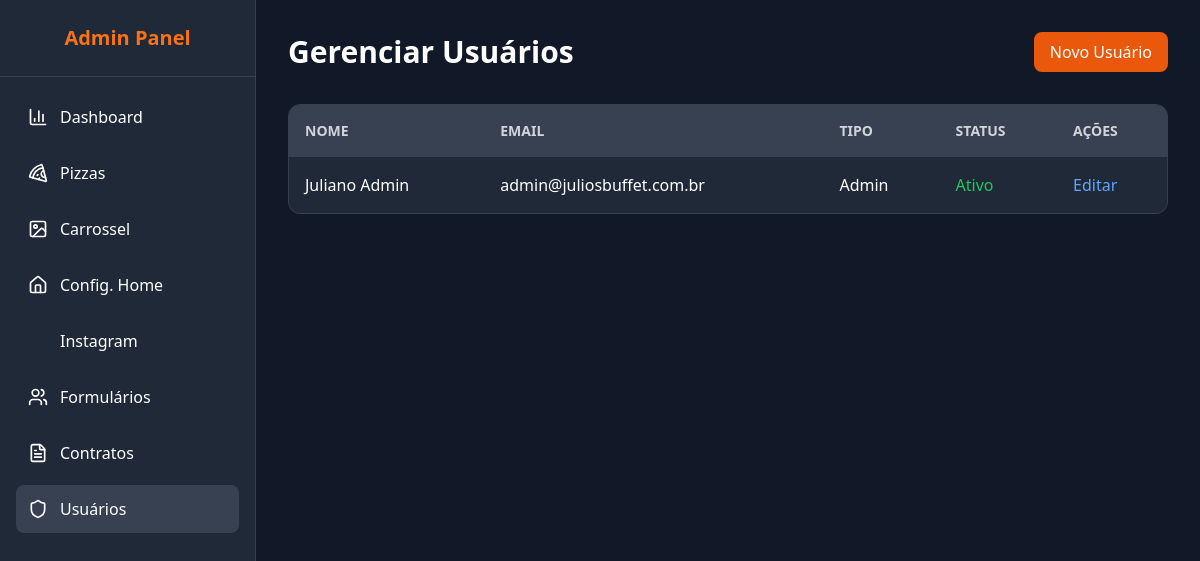
The page /admin/users.php (signed in) on the database its author committed.
### tables this page shows
CREATE TABLE IF NOT EXISTS usuarios (
    id VARCHAR(36) PRIMARY KEY,
    nome VARCHAR(255) NOT NULL,
    email VARCHAR(255) UNIQUE NOT NULL,
    senha VARCHAR(255) NOT NULL,
    tipo VARCHAR(50) DEFAULT 'user',
    ativo BOOLEAN DEFAULT TRUE,
    created_at TIMESTAMP DEFAULT CURRENT_TIMESTAMP,
    updated_at TIMESTAMP DEFAULT CURRENT_TIMESTAMP ON UPDATE CURRENT_TIMESTAMP
);

### admin/users.php (the view, shortened to what this page needs)
<?php
require_once '../includes/db.php';
$usuarios = $pdo->query("SELECT * FROM usuarios ORDER BY created_at DESC")->fetchAll();
?>
<!DOCTYPE html>
<html lang="pt-br">
<head>
    <script src="https://cdn.tailwindcss.com"></script>
</head>
<body class="bg-gray-900 text-white min-h-screen flex">
    <aside class="w-64 bg-gray-800 border-r border-gray-700 hidden md:flex flex-col">
        <div class="p-6 border-b border-gray-700 text-center"><h1 class="text-xl font-bold text-orange-500">Admin Panel</h1></div>
        <nav class="flex-1 p-4 space-y-2">
            <a href="index.php" class="flex items-center space-x-3 p-3 rounded-lg hover:bg-gray-700 transition-colors"><i data-lucide="bar-chart-3" class="w-5 h-5"></i><span>Dashboard</span></a>
            <a href="pizzas.php" class="flex items-center space-x-3 p-3 rounded-lg hover:bg-gray-700 transition-colors"><i data-lucide="pizza" class="w-5 h-5"></i><span>Pizzas</span></a>
            <a href="carousel.php" class="flex items-center space-x-3 p-3 rounded-lg hover:bg-gray-700 transition-colors"><i data-lucide="image" class="w-5 h-5"></i><span>Carrossel</span></a>
            <a href="home_config.php" class="flex items-center space-x-3 p-3 rounded-lg hover:bg-gray-700 transition-colors"><i data-lucide="home" class="w-5 h-5"></i><span>Config. Home</span></a>
            <a href="instagram.php" class="flex items-center space-x-3 p-3 rounded-lg hover:bg-gray-700 transition-colors"><i data-lucide="instagram" class="w-5 h-5"></i><span>Instagram</span></a>
            <a href="formularios.php" class="flex items-center space-x-3 p-3 rounded-lg hover:bg-gray-700 transition-colors"><i data-lucide="users" class="w-5 h-5"></i><span>Formulários</span></a>
            <a href="contratos.php" class="flex items-center space-x-3 p-3 rounded-lg hover:bg-gray-700 transition-colors"><i data-lucide="file-text" class="w-5 h-5"></i><span>Contratos</span></a>
            <a href="users.php" class="flex items-center space-x-3 p-3 rounded-lg hover:bg-gray-700 transition-colors bg-gray-700"><i data-lucide="shield" class="w-5 h-5"></i><span>Usuários</span></a>
        </nav>
    </aside>
    <main class="flex-1 p-8">
        <div class="flex justify-between items-center mb-8"><h2 class="text-3xl font-bold">Gerenciar Usuários</h2><button onclick="document.getElementById('modal').classList.remove('hidden')" class="bg-orange-600 px-4 py-2 rounded-lg">Novo Usuário</button></div>
        <div class="bg-gray-800 rounded-xl border border-gray-700 overflow-hidden">
            <table class="w-full text-left">
                <thead class="bg-gray-700 text-gray-300 text-sm uppercase"><tr><th class="p-4">Nome</th><th class="p-4">Email</th><th class="p-4">Tipo</th><th class="p-4">Status</th><th class="p-4">Ações</th></tr></thead>
                <tbody class="divide-y divide-gray-700">
                    <?php foreach($usuarios as $user): ?>
                        <tr>
                            <td class="p-4"><?php echo htmlspecialchars($user['nome']); ?></td>
                            <td class="p-4"><?php echo htmlspecialchars($user['email']); ?></td>
                            <td class="p-4 capitalize"><?php echo $user['tipo']; ?></td>
                            <td class="p-4"><span class="<?php echo $user['ativo'] ? 'text-green-500' : 'text-red-500'; ?>"><?php echo $user['ativo'] ? 'Ativo' : 'Inativo'; ?></span></td>
                            <td class="p-4"><button onclick='editUser(<?php echo json_encode($user); ?>)' class="text-blue-400">Editar</button></td>
                        </tr>
                    <?php endforeach; ?>
                </tbody>
            </table>
        </div>
    </main>
</body>
</html>

### rows shown on the page
usuarios: nome "Juliano Admin", email "admin@juliosbuffet.com.br", tipo "Admin", ativo "Ativo"
